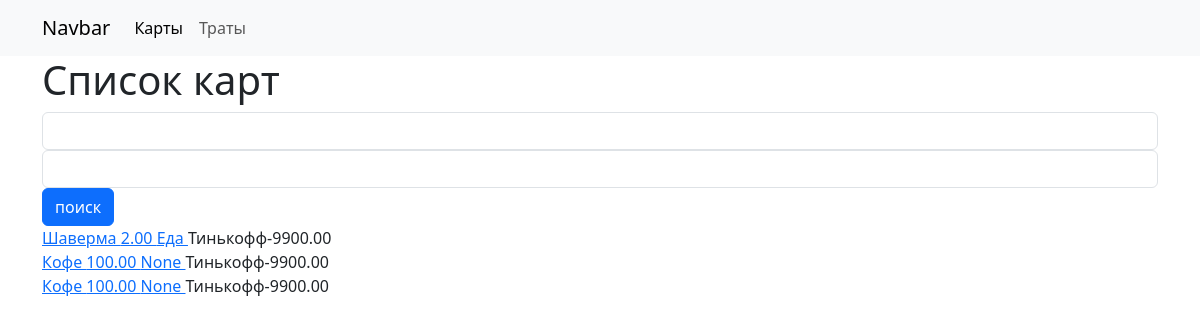
Before: /operation/ with the older database file.
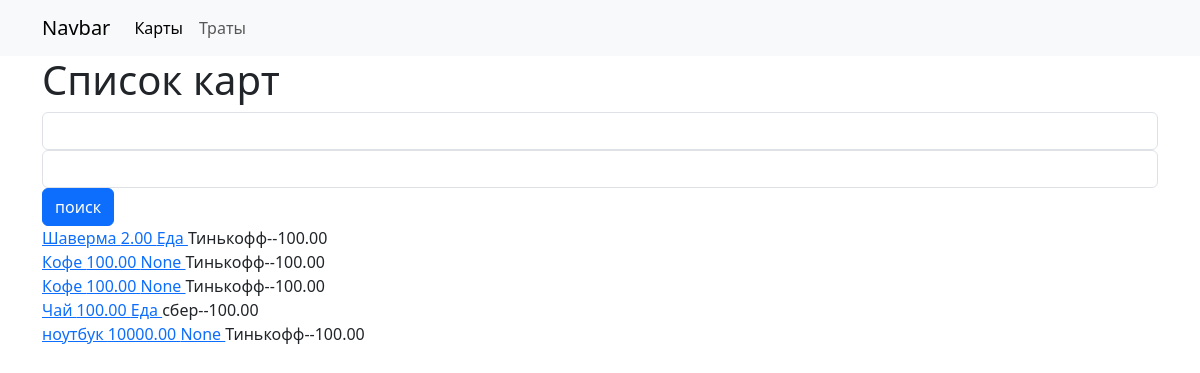
After: the same page with the newer database file.
### transactionapp/models.py (models this page shows, shortened)
class Operation(models.Model):
    name = models.CharField(max_length=255)
    value = models.DecimalField(max_digits=10,decimal_places=2)
    bankcard= models.ForeignKey(BankCard,on_delete=models.PROTECT)
    category = models.ForeignKey(Category,
                                 on_delete=models.SET_NULL,
                                 blank=True,
                                 null=True)

class Category(models.Model):
    name = models.CharField(max_length=255)
    def __str__(self):
        return self.name

### bankapp/models.py (models this page shows, shortened)
class BankCard(models.Model):
    name= models.CharField(max_length=255)
    balance= models.DecimalField(
        max_digits=10,
        decimal_places=2,
        default=0,blank=True
    )
    img = models.ImageField(blank=True,null=True)
    def __str__(self):
        return f'{self.name}-{self.balance}'

### transactionapp/views.py (the view)
# urls.py: path('operation/',operation_list),
def operation_list(request):
    name = request.GET.get('operation_name')
    value = request.GET.get('value')
    operation_list =Operation.objects.filter()
    if name:
        operation_list = operation_list.filter(name__icontains=name)
    if value:
        operation_list = operation_list.filter(value__gte=value)
    context = {
        'operation_list':operation_list
    }
    return render(request,'transactionapp/operation_list.html',context)

### transactionapp/templates/transactionapp/operation_list.html
{%extends 'base.html'%}
{%block content%}
<h1>Список карт</h1>
<form>
    <input
    name="operation_name"
    class="form-control"
    value="{{request.GET.operation_name}}">
    <input
    name="value"
    class="form-control"
    value="{{request.GET.value}}">
<button class="btn btn-primary"> поиск </button>
</form>
{% for card in operation_list%}
<div> <a href="{{card.get_absolute_url}}"> {{card.name}} {{card.value}} {{card.category}} </a>  {{card.bankcard}}</div>
{%endfor%}
{%endblock%}

Changed rows visible on the page:
changed through a linked row, Operation "Шаверма": bankcard "Тинькофф-9900.00" → "Тинькофф--100.00"
changed through a linked row, Operation (number 2 of 5 on the later page): bankcard "Тинькофф-9900.00" → "Тинькофф--100.00"
changed through a linked row, Operation (number 3 of 5 on the later page): bankcard "Тинькофф-9900.00" → "Тинькофф--100.00"
added Operation: name "Чай", value "100.00", category "Еда", bankcard "сбер--100.00"
added Operation: name "ноутбук", value "10000.00", category "None", bankcard "Тинькофф--100.00"
